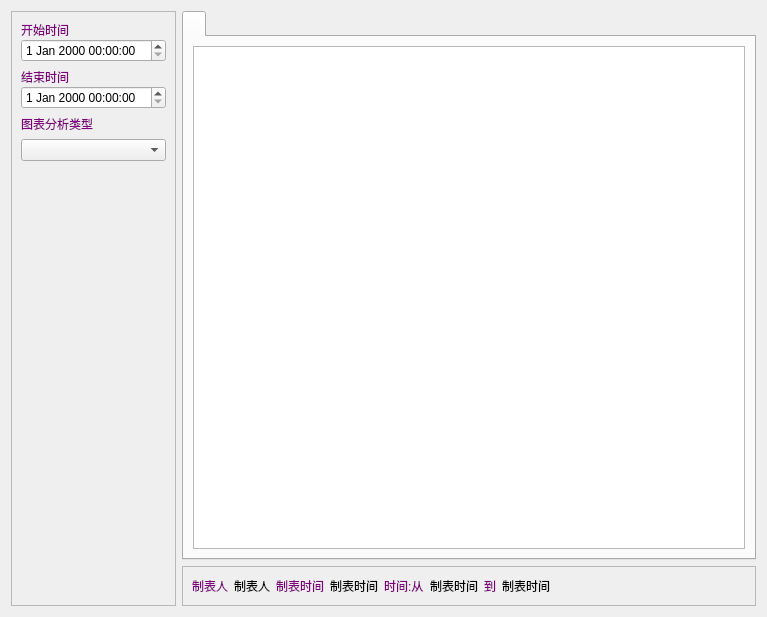
<?xml version="1.0" encoding="UTF-8"?>
<ui version="4.0">
 <class>w_rpt_report_categorysalesanalysis_Dialog</class>
 <widget class="QDialog" name="w_rpt_report_categorysalesanalysis_Dialog">
  <property name="geometry">
   <rect>
    <x>0</x>
    <y>0</y>
    <width>767</width>
    <height>617</height>
   </rect>
  </property>
  <property name="windowTitle">
   <string>Dialog</string>
  </property>
  <layout class="QHBoxLayout" name="horizontalLayout">
   <item>
    <widget class="QFrame" name="frame">
     <property name="minimumSize">
      <size>
       <width>0</width>
       <height>0</height>
      </size>
     </property>
     <property name="maximumSize">
      <size>
       <width>16777215</width>
       <height>16777215</height>
      </size>
     </property>
     <property name="frameShape">
      <enum>QFrame::StyledPanel</enum>
     </property>
     <property name="frameShadow">
      <enum>QFrame::Raised</enum>
     </property>
     <layout class="QVBoxLayout" name="verticalLayout_5" stretch="0,0,0,0,0,1">
      <property name="leftMargin">
       <number>9</number>
      </property>
      <property name="rightMargin">
       <number>9</number>
      </property>
      <item>
       <layout class="QVBoxLayout" name="verticalLayout_2">
        <property name="spacing">
         <number>0</number>
        </property>
        <item>
         <widget class="QLabel" name="label">
          <property name="styleSheet">
           <string notr="true">color:purple;</string>
          </property>
          <property name="text">
           <string>开始时间</string>
          </property>
         </widget>
        </item>
        <item>
         <widget class="lds_datetimeEdit" name="dateTimeEdit"/>
        </item>
       </layout>
      </item>
      <item>
       <layout class="QVBoxLayout" name="verticalLayout_3">
        <property name="spacing">
         <number>0</number>
        </property>
        <item>
         <widget class="QLabel" name="label_2">
          <property name="styleSheet">
           <string notr="true">color:purple;</string>
          </property>
          <property name="text">
           <string>结束时间</string>
          </property>
         </widget>
        </item>
        <item>
         <widget class="lds_datetimeEdit" name="dateTimeEdit_2"/>
        </item>
       </layout>
      </item>
      <item>
       <widget class="QLabel" name="label_5">
        <property name="styleSheet">
         <string notr="true">color:purple;</string>
        </property>
        <property name="text">
         <string>图表分析类型</string>
        </property>
       </widget>
      </item>
      <item>
       <widget class="lds_ComboBox" name="comboBox_charttype"/>
      </item>
      <item>
       <widget class="lds_toolbar" name="widget"/>
      </item>
      <item>
       <spacer name="verticalSpacer">
        <property name="orientation">
         <enum>Qt::Vertical</enum>
        </property>
        <property name="sizeHint" stdset="0">
         <size>
          <width>20</width>
          <height>40</height>
         </size>
        </property>
       </spacer>
      </item>
     </layout>
    </widget>
   </item>
   <item>
    <layout class="QVBoxLayout" name="verticalLayout">
     <item>
      <widget class="QTabWidget" name="tabWidget">
       <property name="currentIndex">
        <number>0</number>
       </property>
       <widget class="QWidget" name="tab">
        <attribute name="title">
         <string/>
        </attribute>
        <layout class="QVBoxLayout" name="verticalLayout_4">
         <item>
          <widget class="lds_tableview_sum" name="tableView"/>
         </item>
        </layout>
       </widget>
      </widget>
     </item>
     <item>
      <widget class="QFrame" name="frame_3">
       <property name="frameShape">
        <enum>QFrame::StyledPanel</enum>
       </property>
       <property name="frameShadow">
        <enum>QFrame::Raised</enum>
       </property>
       <layout class="QHBoxLayout" name="horizontalLayout_2">
        <item>
         <widget class="QLabel" name="label_6">
          <property name="styleSheet">
           <string notr="true">color:purple;</string>
          </property>
          <property name="text">
           <string>制表人</string>
          </property>
         </widget>
        </item>
        <item>
         <widget class="QLabel" name="label_operator">
          <property name="text">
           <string>制表人</string>
          </property>
         </widget>
        </item>
        <item>
         <widget class="QLabel" name="label_7">
          <property name="styleSheet">
           <string notr="true">color:purple;</string>
          </property>
          <property name="text">
           <string>制表时间</string>
          </property>
         </widget>
        </item>
        <item>
         <widget class="QLabel" name="label_operattime">
          <property name="text">
           <string>制表时间</string>
          </property>
         </widget>
        </item>
        <item>
         <widget class="QLabel" name="label_10">
          <property name="styleSheet">
           <string notr="true">color:purple;</string>
          </property>
          <property name="text">
           <string>时间:从</string>
          </property>
         </widget>
        </item>
        <item>
         <widget class="QLabel" name="label_timefrom">
          <property name="text">
           <string>制表时间</string>
          </property>
         </widget>
        </item>
        <item>
         <widget class="QLabel" name="label_11">
          <property name="styleSheet">
           <string notr="true">color:purple;</string>
          </property>
          <property name="text">
           <string>到</string>
          </property>
         </widget>
        </item>
        <item>
         <widget class="QLabel" name="label_timeto">
          <property name="text">
           <string>制表时间</string>
          </property>
         </widget>
        </item>
        <item>
         <spacer name="horizontalSpacer">
          <property name="orientation">
           <enum>Qt::Horizontal</enum>
          </property>
          <property name="sizeHint" stdset="0">
           <size>
            <width>40</width>
            <height>20</height>
           </size>
          </property>
         </spacer>
        </item>
       </layout>
      </widget>
     </item>
    </layout>
   </item>
  </layout>
 </widget>
 <customwidgets>
  <customwidget>
   <class>lds_toolbar</class>
   <extends>QFrame</extends>
   <header>lds_toolbar.h</header>
   <container>1</container>
  </customwidget>
  <customwidget>
   <class>lds_tableview_sum</class>
   <extends>QTableView</extends>
   <header>lds_tableview_sum.h</header>
  </customwidget>
  <customwidget>
   <class>lds_datetimeEdit</class>
   <extends>QDateTimeEdit</extends>
   <header>lds_datetimeedit.h</header>
  </customwidget>
  <customwidget>
   <class>lds_ComboBox</class>
   <extends>QComboBox</extends>
   <header>lds_combobox.h</header>
  </customwidget>
 </customwidgets>
 <tabstops>
  <tabstop>tableView</tabstop>
  <tabstop>dateTimeEdit</tabstop>
  <tabstop>dateTimeEdit_2</tabstop>
  <tabstop>tabWidget</tabstop>
  <tabstop>comboBox_charttype</tabstop>
 </tabstops>
 <resources/>
 <connections/>
</ui>
